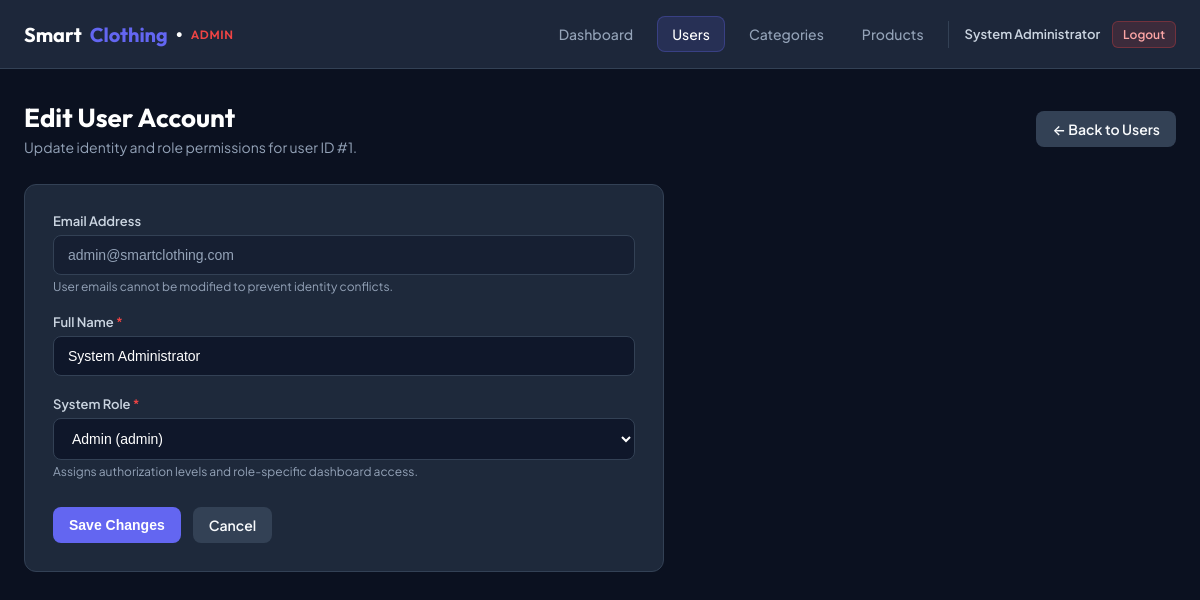
/admin/user_edit.php?id=1 (signed in), run on the app's committed database.
### tables this page shows
CREATE TABLE `users` (
  `id` INT UNSIGNED AUTO_INCREMENT PRIMARY KEY,
  `name` VARCHAR(100) NOT NULL,
  `email` VARCHAR(150) NOT NULL UNIQUE,
  `password` VARCHAR(255) NOT NULL,
  `role` ENUM('admin', 'inventory_manager', 'delivery_manager', 'customer') NOT NULL DEFAULT 'customer',
  `phone` VARCHAR(20) DEFAULT NULL,
  `address` TEXT DEFAULT NULL,
  `created_at` TIMESTAMP DEFAULT CURRENT_TIMESTAMP,
  `updated_at` TIMESTAMP DEFAULT CURRENT_TIMESTAMP ON UPDATE CURRENT_TIMESTAMP
);

### app/Controllers/Admin/UserController.php (called while the page is built, shortened)
<?php
class UserController extends Controller
{
    public function userEdit(): void
    {
        $adminUser = Auth::currentUser();
        $userId = filter_var($_GET['id'] ?? null, FILTER_VALIDATE_INT);
        $userModel = new User();
        $targetUser = $userModel->findById($userId);
        $validRoles = ['admin', 'inventory_manager', 'delivery_manager', 'customer'];
        include APP_ROOT . '/app/Views/admin/user_edit.php';
        exit;
    }
}

### admin/user_edit.php (called while the page is built, shortened)
<?php
require_once __DIR__ . '/../public/bootstrap.php';
$controller = new UserController();
$controller->userEdit();

### app/Core/helpers.php (called while the page is built, shortened)
<?php
function base_url(string $path = ''): string
{
    $scriptName = str_replace('\\', '/', $_SERVER['SCRIPT_NAME'] ?? '');
    $base = '/';
    return $base . ltrim($path, '/');
}
function e($data): string
{
    return htmlspecialchars((string)($data ?? ''), ENT_QUOTES, 'UTF-8');
}

### app/Core/Session.php (called while the page is built, shortened)
<?php
class Session
{
    public static function get(string $key, $default = null)
    {
        return $_SESSION[$key] ?? $default;
    }
}

### app/Core/Auth.php (called while the page is built, shortened)
<?php
class Auth
{
    public static function isLoggedIn(): bool
    {
        return !empty(Session::get('user_id')) && !empty(Session::get('user_role'));
    }
    public static function currentUser(): ?array
    {
        return [
            'id' => Session::get('user_id'),
            'name' => Session::get('user_name') ?? 'User',
            'email' => Session::get('user_email') ?? '',
            'role' => Session::get('user_role') ?? 'customer'
        ];
    }
}

### app/Models/User.php (called while the page is built, shortened)
<?php
class User
{
    protected \PDO $pdo;
    public function __construct()
    {
        $this->pdo = Database::getInstance();
    }
    public function findById(int $id): ?array
    {
        $stmt = $this->pdo->prepare('SELECT id, name, email, role, phone, address, created_at FROM users WHERE id = :id LIMIT 1');
        $stmt->execute([':id' => $id]);
        return $stmt->fetch() ?: null;
    }
}

### app/Core/Database.php (called while the page is built, shortened)
<?php
class Database
{
    private static ?\PDO $instance = null;
    private string $host;
    private string $user;
    private string $pass;
    private string $dbname;
    private string $charset;
    public function __construct(string $host = 'localhost', string $user = 'root', string $pass = '', string $dbname = 'smart_clothing', string $charset = 'utf8mb4')
    {
        $this->host = $host;
        $this->user = $user;
        $this->pass = $pass;
        $this->dbname = $dbname;
        $this->charset = $charset;
    }
    public static function getInstance(?string $host = null, ?string $user = null, ?string $pass = null, ?string $dbname = null, ?string $charset = null): \PDO
    {
        if (self::$instance === null) {
            self::$instance = (new self($host ?? 'localhost', $user ?? 'root', $pass ?? '', $dbname ?? 'smart_clothing', $charset ?? 'utf8mb4'))->connect();
        }
        return self::$instance;
    }
    public function connect(): \PDO
    {
        $dsn = "mysql:host={$this->host};dbname={$this->dbname};charset={$this->charset}";
        $options = [
            \PDO::ATTR_ERRMODE => \PDO::ERRMODE_EXCEPTION,
            \PDO::ATTR_DEFAULT_FETCH_MODE => \PDO::FETCH_ASSOC,
            \PDO::ATTR_EMULATE_PREPARES => false,
        ];
        try {
            self::$instance = new \PDO($dsn, $this->user, $this->pass, $options);
        } catch (\PDOException $e) {
            die("Database Connection Failed: " . htmlspecialchars($e->getMessage()));
        }
        return self::$instance;
    }
}

### public/bootstrap.php (called while the page is built, shortened)
<?php
spl_autoload_register(function ($class) {
    $prefix = 'App\\';
    $relativeClass = substr($class, strlen($prefix));
    $file = APP_ROOT . '/app/' . str_replace('\\', '/', $relativeClass) . '.php';
});
require_once APP_ROOT . '/app/Core/Database.php';
require_once APP_ROOT . '/app/Core/Session.php';
require_once APP_ROOT . '/app/Core/Auth.php';
require_once APP_ROOT . '/app/Core/helpers.php';

### app/Views/admin/user_edit.php (the view, shortened to what this page needs)
<?php include APP_ROOT . "/app/Views/admin/admin_header.php"; ?>
<div class="page-header">
    <div>
        <h1 class="page-title">Edit User Account</h1>
        <p class="page-subtitle">Update identity and role permissions for user ID #<?= (int)$userId ?>.</p>
    </div>
    <a href="<?= base_url('admin/users.php') ?>" class="btn btn-secondary">
        &larr; Back to Users
    </a>
</div>
<div class="form-card">
    <form method="POST" action="user_edit.php?id=<?= $userId ?>" novalidate>
        <div class="form-group">
            <label class="form-label">Email Address</label>
            <input type="email" class="form-control" value="<?= e($targetUser['email']) ?>" readonly>
            <div class="form-help">User emails cannot be modified to prevent identity conflicts.</div>
        </div>
        <div class="form-group">
            <label for="name" class="form-label">Full Name <span style="color: var(--danger);">*</span></label>
            <input
                type="text"
                id="name"
                name="name"
                class="form-control"
                value="<?= e($name ?? $targetUser['name']) ?>"
                required
            >
        </div>
        <div class="form-group">
            <label for="role" class="form-label">System Role <span style="color: var(--danger);">*</span></label>
            <select id="role" name="role" class="form-control" required>
                <?php foreach ($validRoles as $r): ?>
                    <?php
                        $roleLabel = ucwords(str_replace('_', ' ', $r));
                        $isSelected = (($role ?? $targetUser['role']) === $r);
                    ?>
                    <option value="<?= $r ?>" <?= $isSelected ? 'selected' : '' ?>><?= $roleLabel ?> (<?= $r ?>)</option>
                <?php endforeach; ?>
            </select>
            <div class="form-help">Assigns authorization levels and role-specific dashboard access.</div>
        </div>
        <div style="display: flex; gap: 12px; margin-top: 28px;">
            <button type="submit" class="btn btn-primary">
                Save Changes
            </button>
            <a href="<?= base_url('admin/users.php') ?>" class="btn btn-secondary">
                Cancel
            </a>
        </div>
    </form>
</div>
<?php include APP_ROOT . "/app/Views/admin/admin_footer.php"; ?>

### app/Views/admin/admin_header.php (shortened to what this page needs)
<!DOCTYPE html>
<html lang="en">
<head>
    <?php
    if (!isset($currentPage)) {
        $currentPage = basename($_SERVER['PHP_SELF'] ?? '');
    }
    ?>
    <link rel="stylesheet" href="<?= base_url('admin/assets/admin.css') ?>">
</head>
<body>
    <header class="admin-navbar">
        <div class="admin-nav-container">
            <a href="<?= base_url('admin/dashboard.php') ?>" class="admin-brand">
                Smart<span>Clothing</span> &bull; <small style="font-size: 12px; color: var(--danger); text-transform: uppercase; letter-spacing: 0.05em; font-weight: 600;">Admin</small>
            </a>
            <nav>
                <ul class="admin-nav-links">
                    <li>
                        <a href="<?= base_url('admin/dashboard.php') ?>" class="admin-nav-link <?= $currentPage === 'dashboard.php' ? 'active' : '' ?>">
                            Dashboard
                        </a>
                    </li>
                    <li>
                        <a href="<?= base_url('admin/users.php') ?>" class="admin-nav-link <?= in_array($currentPage, ['users.php', 'user_edit.php']) ? 'active' : '' ?>">
                            Users
                        </a>
                    </li>
                    <li>
                        <a href="<?= base_url('admin/categories.php') ?>" class="admin-nav-link <?= in_array($currentPage, ['categories.php', 'category_add.php', 'category_edit.php']) ? 'active' : '' ?>">
                            Categories
                        </a>
                    </li>
                    <li>
                        <a href="<?= base_url('admin/products.php') ?>" class="admin-nav-link <?= in_array($currentPage, ['products.php', 'product_add.php', 'product_edit.php', 'product_delete.php']) ? 'active' : '' ?>">
                            Products
                        </a>
                    </li>
                    <li class="admin-user-info">
                        <span style="font-size: 13px; font-weight: 600; color: #cbd5e1;"><?= e($adminUser['name']) ?></span>
                        <a href="<?= base_url('logout.php') ?>" class="btn btn-danger btn-sm">
                            Logout
                        </a>
                    </li>
                </ul>
            </nav>
        </div>
    </header>
    <main class="admin-main">

### assets/admin/admin.css (style rules this page uses)
:root { --bg-dark: #0b1120; --card-bg: #1e293b; --card-hover: #243248; --border-color: #334155; --text-main: #f8fafc; --text-muted: #94a3b8; --accent: #6366f1; --accent-hover: #4f46e5; --accent-light: rgba(99, 102, 241, 0.15); --success: #10b981; --success-bg: rgba(16, 185, 129, 0.12); --danger: #ef4444; --danger-bg: rgba(239, 68, 68, 0.12); --warning: #f59e0b; --warning-bg: rgba(245, 158, 11, 0.12); --info: #38bdf8; }
* { box-sizing: border-box; margin: 0; padding: 0; }
body { font-family: 'Plus Jakarta Sans', -apple-system, BlinkMacSystemFont, sans-serif; background-color: var(--bg-dark); color: var(--text-main); min-height: 100vh; display: flex; flex-direction: column; }
.admin-navbar { background-color: rgba(30, 41, 59, 0.95); border-bottom: 1px solid var(--border-color); position: sticky; top: 0; z-index: 100; }
.admin-nav-container { max-width: 1200px; margin: 0 auto; padding: 0 24px; height: 68px; display: flex; align-items: center; justify-content: space-between; }
.admin-brand { font-family: 'Outfit', sans-serif; font-size: 20px; font-weight: 700; color: #ffffff; text-decoration: none; display: flex; align-items: center; gap: 8px; }
.admin-brand span { color: var(--accent); }
.admin-nav-links { display: flex; align-items: center; gap: 10px; list-style: none; }
.admin-nav-link { display: inline-flex; align-items: center; gap: 6px; padding: 8px 14px; border-radius: 8px; color: var(--text-muted); text-decoration: none; font-size: 14px; font-weight: 500; transition: all 0.2s ease; }
.admin-nav-link.active { color: #ffffff; background-color: var(--accent-light); border: 1px solid rgba(99, 102, 241, 0.3); }
.admin-user-info { display: flex; align-items: center; gap: 12px; padding-left: 16px; border-left: 1px solid var(--border-color); }
.admin-main { max-width: 1200px; margin: 0 auto; padding: 32px 24px 60px; width: 100%; flex: 1; }
.page-header { display: flex; align-items: center; justify-content: space-between; margin-bottom: 28px; flex-wrap: wrap; gap: 16px; }
.page-title { font-family: 'Outfit', sans-serif; font-size: 26px; font-weight: 700; color: #ffffff; }
.page-subtitle { color: var(--text-muted); font-size: 14px; margin-top: 4px; }
.btn { display: inline-flex; align-items: center; justify-content: center; gap: 6px; padding: 9px 16px; border-radius: 8px; font-size: 14px; font-weight: 600; text-decoration: none; cursor: pointer; border: none; transition: all 0.15s ease; }
.btn-primary { background-color: var(--accent); color: #ffffff; }
.btn-secondary { background-color: #334155; color: var(--text-main); }
.btn-danger { background-color: rgba(239, 68, 68, 0.15); border: 1px solid rgba(239, 68, 68, 0.3); color: #fca5a5; }
.btn-sm { padding: 5px 10px; font-size: 12px; border-radius: 6px; }
.form-card { background: var(--card-bg); border: 1px solid var(--border-color); border-radius: 12px; padding: 28px; max-width: 640px; }
.form-group { margin-bottom: 20px; }
.form-label { display: block; font-size: 13px; font-weight: 600; color: #cbd5e1; margin-bottom: 6px; }
.form-control { width: 100%; padding: 11px 14px; background: #0f172a; border: 1px solid var(--border-color); border-radius: 8px; color: #ffffff; font-size: 14px; outline: none; transition: border-color 0.2s; }
.form-control:disabled, .form-control[readonly] { background: rgba(15, 23, 42, 0.5); color: var(--text-muted); cursor: not-allowed; }
.form-help { font-size: 12px; color: var(--text-muted); margin-top: 4px; }

### data on the page
users: name "System Administrator", email "admin@smartclothing.com", role "Admin (admin)"

### other printed values
$userId "1"
